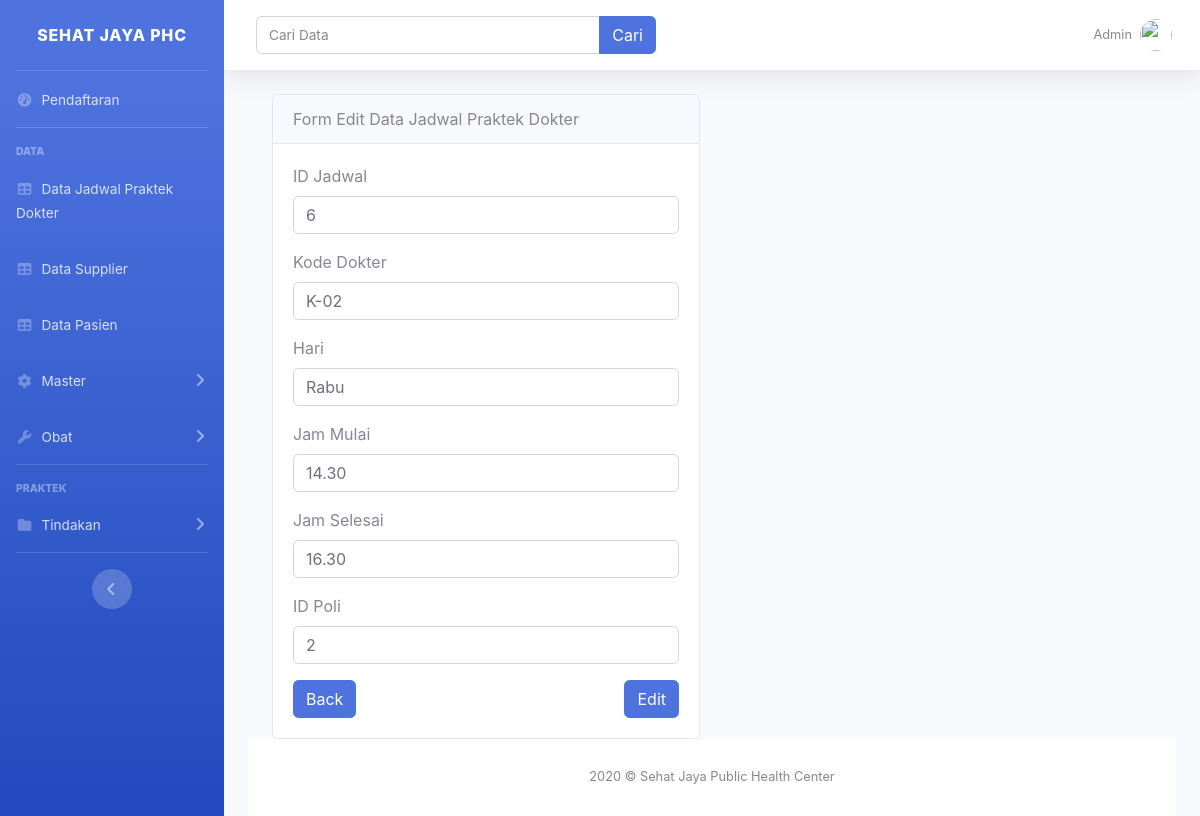
The page /jadwalpraktekdokter/edit/6 on the database its author committed.
### tables this page shows
CREATE TABLE `tbl_jadwal_praktek_dokter` (
  `id_jadwal` int(2) NOT NULL,
  `kode_dokter` varchar(4) NOT NULL,
  `hari` varchar(13) NOT NULL,
  `jam_mulai` varchar(13) NOT NULL,
  `jam_selesai` varchar(13) NOT NULL,
  `id_poli` int(2) NOT NULL
);

### application/controllers/jadwalpraktekdokter.php (called while the page is built, shortened)
<?php
class jadwalpraktekdokter extends CI_Controller {
    public function __construct(){
        $this->load->model('jadwalpraktekdokter_model');
        $this->load->library('form_validation');
    }
    public function edit($id_jadwal){
        $data['title']='Form Edit Data Jadwal Praktek Dokter';
        $data['tbl_jadwal_praktek_dokter']=$this->jadwalpraktekdokter_model->getjadwalpraktekdokterByID($id_jadwal);
        $this->form_validation->set_rules('id_jadwal', 'ID Jadwal');
        $this->form_validation->set_rules('kode_dokter', 'Kode Dokter', 'required');
        $this->form_validation->set_rules('hari', 'Hari', 'required');
        $this->form_validation->set_rules('jam_mulai', 'Jam Mulai', 'required');
        $this->form_validation->set_rules('jam_selesai', 'Jam Selesai', 'required');
        $this->form_validation->set_rules('id_poli', 'ID Poli', 'required');
        if ($this->form_validation->run() ==  FALSE) {
            $this->load->view('template/header', $data);
            $this->load->view('jadwalpraktekdokter/edit', $data);
            $this->load->view('template/footer');
        } else {
            $this->jadwalpraktekdokter_model->ubahdatajadwalpraktekdokter();
            $this->session->set_flashdata('flash-data', 'diedit');
            redirect('jadwalpraktekdokter','refresh');
        }
    }
}
?>

### index.php (called while the page is built, shortened)
<?php
require_once BASEPATH.'core/CodeIgniter.php';

### application/models/jadwalpraktekdokter_model.php (called while the page is built, shortened)
<?php
class jadwalpraktekdokter_model extends CI_Model{
    public function getjadwalpraktekdokterByID($id_jadwal){
        return $this->db->get_where('tbl_jadwal_praktek_dokter',['id_jadwal'=> $id_jadwal])->row_array();
    }
}
?>

### application/views/jadwalpraktekdokter/edit.php (the view, shortened to what this page needs)
<div class="container">
    <div class="row mt-3">
        <div class="col-md-6">
            <div class="card">
                <div class="card-header">
                    Form Edit Data Jadwal Praktek Dokter
                </div>
                <div class="card-body">
                    <form action="" method="post">
                        <div class="form-group">
                            <label for="id_jadwal">ID Jadwal</label>
                            <input type="number"
                            class="form-control"
                            id="id_jadwal"
                            name="id_jadwal"
                             value="<?= $tbl_jadwal_praktek_dokter['id_jadwal'];?>">
                        </div>
                        <div class="form-group">
                            <label for="kode_dokter">Kode Dokter</label>
                            <input type="text"
                            class="form-control"
                            id="kode_dokter"
                            name="kode_dokter"
                            value="<?= $tbl_jadwal_praktek_dokter['kode_dokter'];?>">
                        </div>
                        <div class="form-group">
                            <label for="hari">Hari</label>
                            <input type="text"
                            class="form-control"
                            id="hari"
                            name="hari"
                            value="<?= $tbl_jadwal_praktek_dokter['hari'];?>">
                        </div>
                        <div class="form-group">
                            <label for="jam_mulai">Jam Mulai</label>
                            <input type="text"
                            class="form-control"
                            id="jam_mulai"
                            name="jam_mulai"
                            value="<?= $tbl_jadwal_praktek_dokter['jam_mulai'];?>">
                        </div>
                        <div class="form-group">
                            <label for="jam_selesai">Jam Selesai</label>
                            <input type="text"
                            class="form-control"
                            id="jam_selesai"
                            name="jam_selesai"
                            value="<?= $tbl_jadwal_praktek_dokter['jam_selesai'];?>">
                        </div>
                        <div class="form-group">
                            <label for="id_poli">ID Poli</label>
                            <input type="number"
                            class="form-control"
                            id="id_poli"
                            name="id_poli"
                            value="<?= $tbl_jadwal_praktek_dokter['id_poli'];?>">
                        </div>
                        <button type="submit" name="edit" class="btn btn-primary float-right">Edit</button>
                        <a href="<?= base_url();?>jadwalpraktekdokter" class="btn btn-primary float-left">Back</a>
                    </form>
                </div>
            </div>
        </div>
    </div>
</div>

### rows shown on the page
tbl_jadwal_praktek_dokter: id_jadwal "6", kode_dokter "K-02", hari "Rabu", jam_mulai "14.30", jam_selesai "16.30", id_poli "2"
